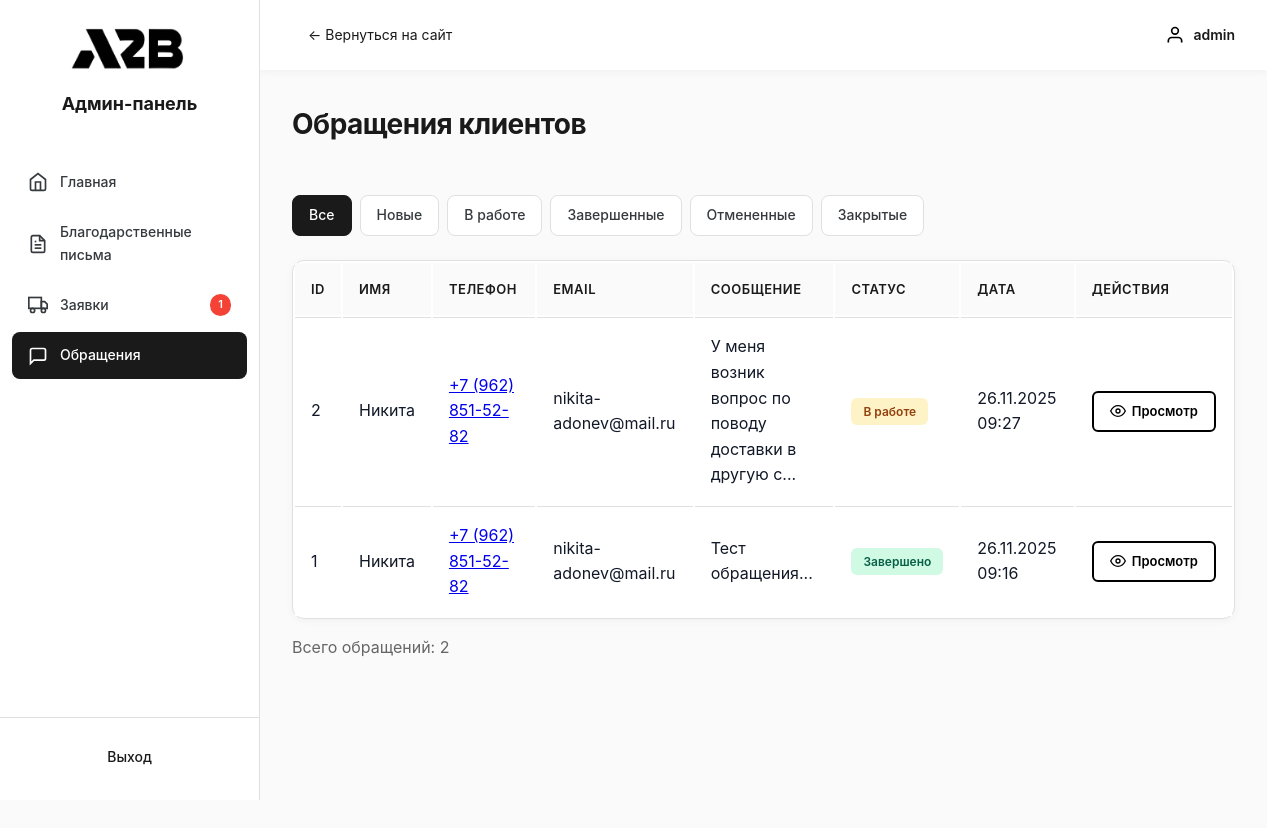
The page /public/admin/pages/contacts.php (signed in) on the database its author committed.
### tables this page shows
CREATE TABLE `contacts` (
  `id` int(11) NOT NULL,
  `user_id` int(11) DEFAULT NULL COMMENT 'ID пользователя',
  `name` varchar(255) NOT NULL COMMENT 'Имя',
  `phone` varchar(50) NOT NULL COMMENT 'Телефон',
  `email` varchar(255) DEFAULT NULL COMMENT 'Email',
  `message` text NOT NULL COMMENT 'Сообщение',
  `status` enum('new','in_progress','completed','cancelled','closed') DEFAULT 'new' COMMENT 'Статус обращения',
  `created_at` timestamp NOT NULL DEFAULT current_timestamp() COMMENT 'Дата создания',
  `updated_at` timestamp NOT NULL DEFAULT current_timestamp() ON UPDATE current_timestamp() COMMENT 'Дата обновления'
);

### public/admin/pages/contacts.php (the view, shortened to what this page needs)
<?php
$database = new Database();
$db = $database->getConnection();
$status_filter = $_GET['status'] ?? '';
$query = "SELECT c.*,
          (SELECT COUNT(*) FROM contact_messages cm
           WHERE cm.contact_id = c.id
           AND cm.sender_type = 'user'
           AND cm.is_read = 0) as unread_count
          FROM contacts c";
$query .= " ORDER BY c.created_at DESC";
$stmt = $db->prepare($query);
$stmt->execute();
$contacts = $stmt->fetchAll(PDO::FETCH_ASSOC);
$count = count($contacts);
?>
<!DOCTYPE html>
<html lang="ru">
<head>
    <link rel="stylesheet" href="../css/admin.css">
</head>
<body>
    <div class="admin-layout">
        <?php include '../includes/sidebar.php'; ?>
        <div class="admin-main">
            <?php include '../includes/header.php'; ?>
            <div class="admin-content">
                <div class="content-header">
                    <h1 class="page-title">Обращения клиентов</h1>
                </div>
                <div class="filters">
                    <a href="contacts.php" class="filter-btn <?php echo !$status_filter ? 'active' : ''; ?>">Все</a>
                    <a href="contacts.php?status=new" class="filter-btn <?php echo $status_filter == 'new' ? 'active' : ''; ?>">Новые</a>
                    <a href="contacts.php?status=in_progress" class="filter-btn <?php echo $status_filter == 'in_progress' ? 'active' : ''; ?>">В работе</a>
                    <a href="contacts.php?status=completed" class="filter-btn <?php echo $status_filter == 'completed' ? 'active' : ''; ?>">Завершенные</a>
                    <a href="contacts.php?status=cancelled" class="filter-btn <?php echo $status_filter == 'cancelled' ? 'active' : ''; ?>">Отмененные</a>
                    <a href="contacts.php?status=closed" class="filter-btn <?php echo $status_filter == 'closed' ? 'active' : ''; ?>">Закрытые</a>
                </div>
                <table class="data-table">
                    <thead>
                        <tr>
                            <th>ID</th>
                            <th>Имя</th>
                            <th>Телефон</th>
                            <th>Email</th>
                            <th>Сообщение</th>
                            <th>Статус</th>
                            <th>Дата</th>
                            <th>Действия</th>
                        </tr>
                    </thead>
                    <tbody>
                        <?php foreach ($contacts as $row): ?>
                        <tr>
                            <td><?php echo $row['id']; ?></td>
                            <td><?php echo htmlspecialchars($row['name']); ?></td>
                            <td><a href="tel:<?php echo htmlspecialchars($row['phone']); ?>"><?php echo htmlspecialchars($row['phone']); ?></a></td>
                            <td><?php echo htmlspecialchars($row['email']); ?></td>
                            <td class="text-preview"><?php echo mb_substr(htmlspecialchars($row['message']), 0, 50); ?>...</td>
                            <td>
                                <?php
                                $status_labels = [
                                    'new' => ['Новое', 'status-new'],
                                    'in_progress' => ['В работе', 'status-progress'],
                                    'completed' => ['Завершено', 'status-completed'],
                                    'cancelled' => ['Отменено', 'status-cancelled'],
                                    'closed' => ['Закрыто', 'status-closed']
                                ];
                                $status_info = $status_labels[$row['status']];
                                ?>
                                <span class="status <?php echo $status_info[1]; ?>">
                                    <?php echo $status_info[0]; ?>
                                </span>
                            </td>
                            <td><?php echo date('d.m.Y H:i', strtotime($row['created_at'])); ?></td>
                            <td class="actions">
                                <a href="contact-view.php?id=<?php echo $row['id']; ?>" class="btn btn-view">
                                    <svg width="16" height="16" viewBox="0 0 24 24" fill="none" stroke="currentColor" stroke-width="2">
                                        <path d="M1 12s4-8 11-8 11 8 11 8-4 8-11 8-11-8-11-8z"/>
                                        <circle cx="12" cy="12" r="3"/>
                                    </svg>
                                    Просмотр
                                </a>
                            </td>
                        </tr>
                        <?php endforeach; ?>
                    </tbody>
                </table>
                <?php if ($count > 0): ?>
                <p style="margin-top: 16px; color: #666;">Всего обращений: <?php echo $count; ?></p>
                <?php endif; ?>
            </div>
        </div>
    </div>
</body>
</html>

### public/admin/css/admin.css (style rules this page uses)
:root { --color-onyx: #222526; --color-graphite: #353A3E; --color-platinum: #E0E0E0; --color-jet-black: #1A1A1A; --color-ash: #BFBFBF; --color-white: #ffffff; --color-primary: var(--color-jet-black); --color-primary-hover: var(--color-graphite); --color-text: var(--color-jet-black); --color-text-secondary: var(--color-graphite); --color-text-light: var(--color-ash); --color-background: #fafafa; --color-border: #e0e0e0; --color-success: #4CAF50; --color-warning: #FF9800; --color-error: #f44336; --color-info: #2196F3; --shadow-sm: 0 2px 8px rgba(0, 0, 0, 0.04); --shadow-md: 0 4px 12px rgba(0, 0, 0, 0.08); --shadow-lg: 0 8px 24px rgba(0, 0, 0, 0.12); }
* { margin: 0; padding: 0; box-sizing: border-box; }
body { font-family: -apple-system, BlinkMacSystemFont, 'Segoe UI', Roboto, 'Helvetica Neue', Arial, sans-serif; background: var(--color-background); color: var(--color-text); line-height: 1.6; }
.admin-layout { display: flex; min-height: 100vh; }
.admin-main { flex: 1; margin-left: 260px; display: flex; flex-direction: column; }
.admin-content { padding: 32px; flex: 1; background: var(--gray-50); min-height: 100vh; }
.page-title { font-size: 28px; font-weight: 700; color: var(--gray-900); margin-bottom: 24px; }
.content-header { display: flex; justify-content: space-between; align-items: center; margin-bottom: 24px; background: transparent; }
.btn { padding: 10px 20px; border: 2px solid #000; border-radius: 8px; cursor: pointer; text-decoration: none; display: inline-flex; align-items: center; gap: 8px; font-size: 14px; font-weight: 500; transition: all 0.2s; background: white; color: #000; }
.btn-view { background: white; color: #000; border: 2px solid #000; padding: 6px 12px; font-size: 13px; }
.btn svg { width: 16px; height: 16px; stroke: currentColor; fill: none; stroke-width: 2; stroke-linecap: round; stroke-linejoin: round; }
.data-table { width: 100%; background: white; border-radius: 12px; overflow: visible; border: 1px solid var(--gray-200); margin-top: 24px; }
.data-table thead { background: var(--gray-50); }
.data-table th { padding: 16px; text-align: left; font-weight: 600; font-size: 13px; color: var(--gray-700); text-transform: uppercase; letter-spacing: 0.5px; background: var(--gray-50); }
.data-table td { padding: 16px; border-top: 1px solid var(--gray-200); color: var(--gray-900); background: white; }
.data-table tbody tr { background: white; }
.text-preview { max-width: 300px; }
.status { padding: 4px 12px; border-radius: 6px; font-size: 12px; font-weight: 600; display: inline-block; }
.status.active, .status-completed { background: #D1FAE5; color: #065F46; }
.status-progress { background: #FEF3C7; color: #92400E; }
.actions { display: flex; gap: 8px; }
.filters { display: flex; gap: 8px; margin-bottom: 24px; flex-wrap: wrap; }
.filter-btn { padding: 8px 16px; border-radius: 8px; text-decoration: none; font-size: 14px; font-weight: 500; color: var(--gray-700); background: white; border: 1px solid var(--gray-200); transition: all 0.2s; }
.filter-btn.active { background: var(--primary); color: white; border-color: var(--primary); }
.data-table tbody tr { display: table-row !important; visibility: visible !important; opacity: 1 !important; }
.data-table tbody td { display: table-cell !important; visibility: visible !important; color: #111827 !important; }
.btn-view { display: inline-flex; align-items: center; gap: 4px; }
.data-table { background: var(--color-white); border-radius: 12px; box-shadow: var(--shadow-sm); border: 1px solid var(--color-border); }
.data-table thead { background: var(--color-background); }
.data-table th { color: var(--color-text); }
.data-table td { border-top: 1px solid var(--color-border); color: var(--color-text-secondary); }
.filter-btn { background: var(--color-white); border: 1px solid var(--color-border); color: var(--color-text-secondary); }
.filter-btn.active { background: var(--color-primary); border-color: var(--color-primary); color: var(--color-white); }
.page-title { color: var(--color-text); letter-spacing: -0.5px; }
.btn-view { background: white; color: #000; border: 2px solid #000; padding: 8px 16px; border-radius: 6px; font-size: 13px; font-weight: 600; cursor: pointer; transition: all 0.3s ease; text-decoration: none; display: inline-flex; align-items: center; gap: 6px; }
.btn-view svg { width: 16px; height: 16px; }

### rows shown on the page
contacts: id "2", name "Никита", phone "+7 (962) 851-52-82", email "nikita-adonev@mail.ru", message "У меня возник вопрос по поводу доставки в другую с", status "В работе", created_at "26.11.2025 09:27"
contacts: id "1", name "Никита", phone "+7 (962) 851-52-82", email "nikita-adonev@mail.ru", message "Тест обращения", status "Завершено", created_at "26.11.2025 09:16"

### other values the page prints
$new_orders_count "1"
$_SESSION['admin_username'] "admin"
$count "2"
